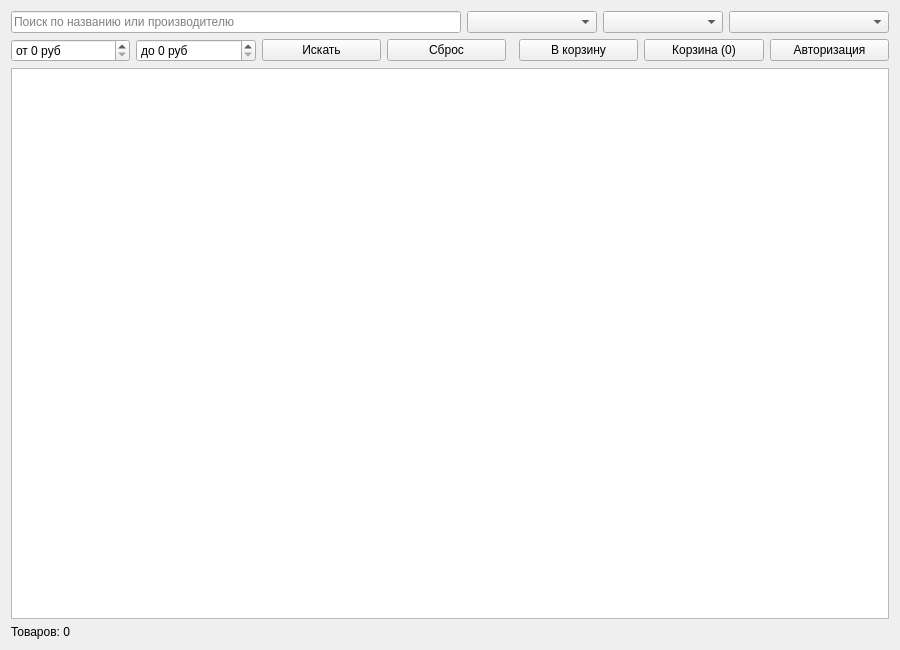
<?xml version="1.0" encoding="UTF-8"?>
<ui version="4.0">
 <class>MainForm</class>
 <widget class="QWidget" name="MainForm">
  <property name="geometry">
   <rect><x>0</x><y>0</y><width>900</width><height>650</height></rect>
  </property>
  <property name="windowTitle">
   <string>Магазин канцелярии</string>
  </property>
  <layout class="QVBoxLayout" name="verticalLayout">
   <item>
    <layout class="QHBoxLayout" name="filter_layout_1">
     <item>
      <widget class="QLineEdit" name="search_edit">
       <property name="placeholderText"><string>Поиск по названию или производителю</string></property>
      </widget>
     </item>
     <item>
      <widget class="QComboBox" name="category_combo">
       <property name="minimumSize"><size><width>130</width><height>0</height></size></property>
      </widget>
     </item>
     <item>
      <widget class="QComboBox" name="material_combo">
       <property name="minimumSize"><size><width>120</width><height>0</height></size></property>
      </widget>
     </item>
     <item>
      <widget class="QComboBox" name="purpose_combo">
       <property name="minimumSize"><size><width>160</width><height>0</height></size></property>
      </widget>
     </item>
    </layout>
   </item>
   <item>
    <layout class="QHBoxLayout" name="filter_layout_2">
     <item>
      <widget class="QSpinBox" name="price_min">
       <property name="maximum"><number>999999</number></property>
       <property name="prefix"><string>от </string></property>
       <property name="suffix"><string> руб</string></property>
      </widget>
     </item>
     <item>
      <widget class="QSpinBox" name="price_max">
       <property name="maximum"><number>999999</number></property>
       <property name="prefix"><string>до </string></property>
       <property name="suffix"><string> руб</string></property>
      </widget>
     </item>
     <item>
      <widget class="QPushButton" name="search_btn">
       <property name="text"><string>Искать</string></property>
      </widget>
     </item>
     <item>
      <widget class="QPushButton" name="reset_btn">
       <property name="text"><string>Сброс</string></property>
      </widget>
     </item>
     <item>
      <spacer name="spacer">
       <property name="orientation"><enum>Qt::Horizontal</enum></property>
      </spacer>
     </item>
     <item>
      <widget class="QPushButton" name="add_to_cart_btn">
       <property name="text"><string>В корзину</string></property>
      </widget>
     </item>
     <item>
      <widget class="QPushButton" name="cart_btn">
       <property name="text"><string>Корзина (0)</string></property>
      </widget>
     </item>
     <item>
      <widget class="QPushButton" name="auth_btn">
       <property name="text"><string>Авторизация</string></property>
      </widget>
     </item>
    </layout>
   </item>
   <item>
    <widget class="QTableWidget" name="table"/>
   </item>
   <item>
    <widget class="QLabel" name="count_label">
     <property name="text"><string>Товаров: 0</string></property>
    </widget>
   </item>
  </layout>
 </widget>
 <resources/>
 <connections/>
</ui>
